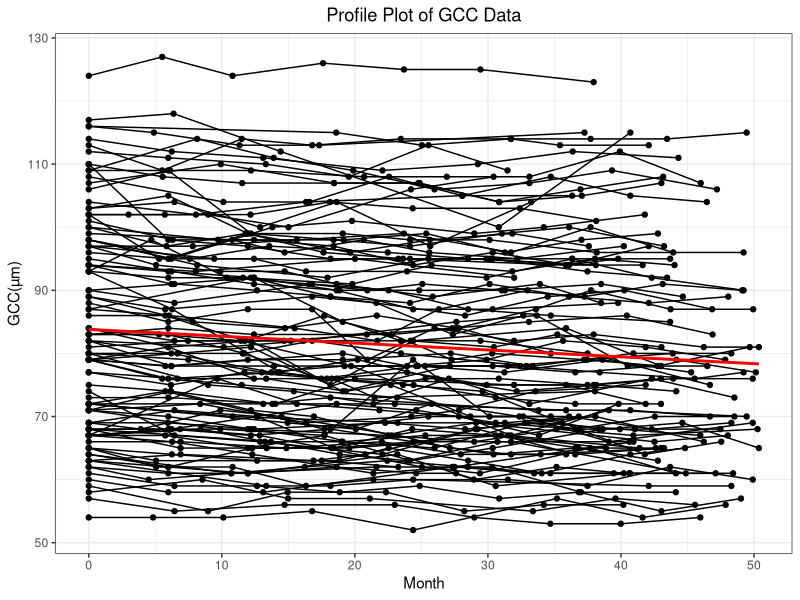
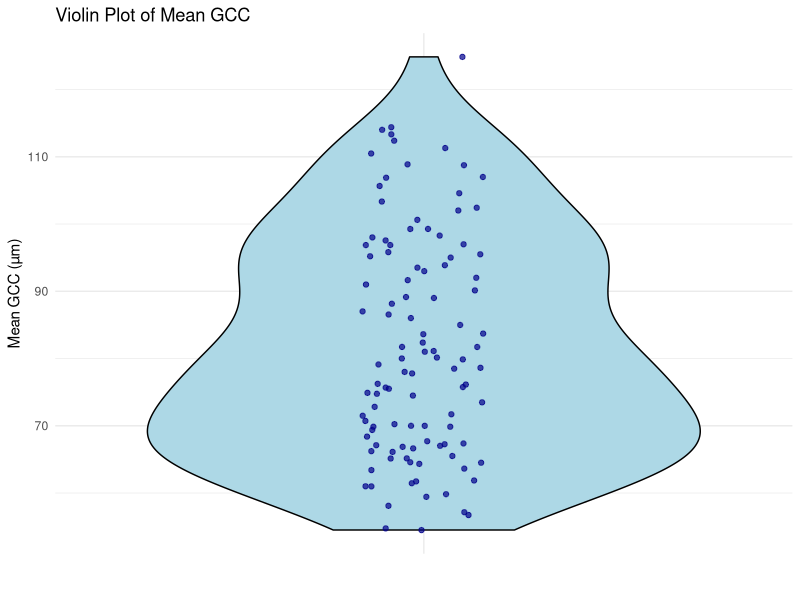
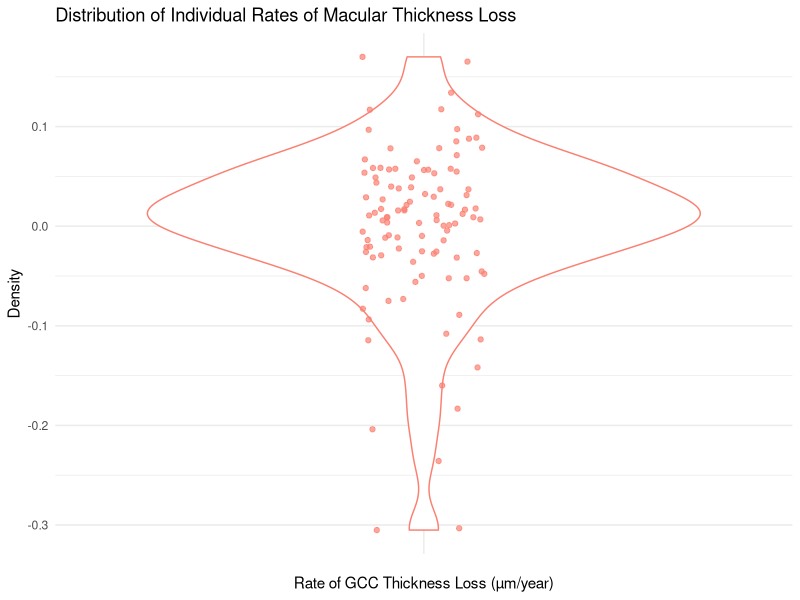
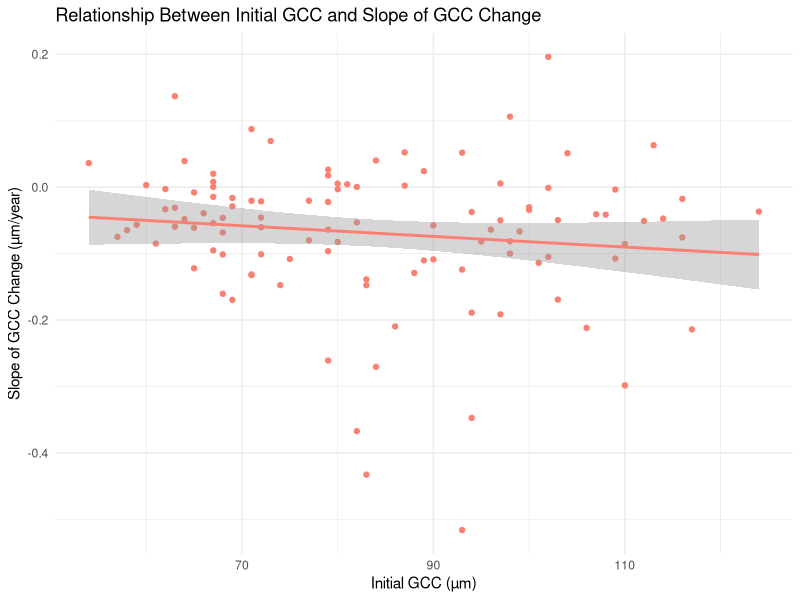

Generate these figures, in order, with R:
library(tidyverse)
library(ggplot2)
library(lme4)
GCC <- read.table("GCC data set.txt", header = TRUE) |>
  mutate(month = time*12) |>
  mutate(d_GCC = GCC - mean(GCC))
  

observation_counts <- GCC |>
  group_by(id) |>
  summarise(measurement_count = n())

# (b)
ggplot(data = GCC, aes(x = month, y = GCC, group = factor(id)))+
  geom_line() +
  geom_point() +
  geom_smooth(aes(group = 1), method = "lm", color = "red", se = FALSE) +
  theme_bw() +
  labs(x = "Month",
       y = "GCC(µm)",
       title = 'Profile Plot of GCC Data') +
  theme(plot.title = element_text(hjust =0.5))

# ggplot(data = GCC, aes(x = month, y = GCC, group = factor(id))) +
#   geom_line() + 
#   geom_smooth(aes(group = 1), method = "lm", color = "red", se = FALSE) +
#   theme_bw() +
#   labs(x = 'Month',
#        y = 'Residual GCC(µm)',
#        title = 'Profile Plot of within-subject residuals for the GCC data') +
#   theme(plot.title = element_text(hjust = 0.5))

summary_stats <- GCC |>
  group_by(id) |>
  summarise(
    mean_GCC = mean(GCC),
    median_GCC = median(GCC),
    sd_GCC = sd(GCC)
  )

ggplot(summary_stats, aes(x = "", y = mean_GCC)) +
  geom_violin(fill = "lightblue", color = "black") +
  geom_jitter(width = 0.1, color = "darkblue", alpha = 0.7) +
  labs(title = "Violin Plot of Mean GCC",
       x = "",
       y = "Mean GCC (µm)") +
  theme_minimal()


# (c)
model_RI <- lmer(GCC ~ month + (1 | id), data = GCC)
model_RS <- lmer(GCC ~ month + (0 + month | id), data = GCC)
model_RR <- lmer(GCC ~ month + (1 + month | id), data = GCC) # win
model_RIASQ <- lmer(GCC ~ month + (1 + month + I(month^2) | id), data = GCC)
anova(model_RI, model_RS, model_RR, model_RIASQ)
library(nlme)


model_cs <- lme(GCC ~ month, random = ~ 1 | id, data = GCC, 
                correlation = corCompSymm(form = ~ month | id))

model_ar1 <- lme(GCC ~ month, random = ~ 1 | id, data = GCC, 
                 correlation = corCAR1(form = ~ month | id)) # win

model_arma11 <- lme(GCC ~ month, random = ~ 1 | id, data = GCC, 
                          correlation = corARMA(form = ~ month | id, p = 1, q = 1))

model_un <- lme(GCC ~ month, random = ~ 1 | id, data = GCC)

anova(model_cs, model_ar1, model_arma11, model_un)

# (d)
model_RIAS <- lmer(GCC ~ month + (1 + month | id), data = GCC)
summary(model_RIAS)
random_effects <- ranef(model_RIAS)$id
random_effects_slope <- random_effects[, "month"]
ggplot(data.frame(Slope = random_effects_slope), aes(x = "", y = Slope)) +
  geom_violin(color = "salmon") +
  geom_jitter(width = 0.1, color = "salmon", alpha = 0.7) +
  labs(title = "Distribution of Individual Rates of Macular Thickness Loss",
       x = "Rate of GCC Thickness Loss (µm/year)",
       y = "Density") +
  theme_minimal()

# (e)
GCC <- GCC |>
  group_by(id) |>
  mutate(initial_GCC = first(GCC)) |>
  ungroup()

model_interaction <- lmer(GCC ~ month * initial_GCC + (1 + month | id), data = GCC)
GCC$predicted_GCC <- predict(model_interaction)

# ggplot(GCC, aes(x = month, y = predicted_GCC, group = factor(id))) +
#   geom_line(aes(group = id), alpha = 0.6) +
#   geom_smooth(aes(group = 1), method = "lm", color = "salmon", se = FALSE) +
#   labs(title = "Effect of Initial GCC Thickness on the Rate of GCC Change",
#        x = "Time (years)",
#        y = "Predicted GCC Thickness (µm)") +
#   theme_minimal()

library(broom)
slopes_per_id <- GCC |>
  group_by(id) |>
  do(tidy(lm(GCC ~ month, data = .))) |>
  filter(term == "month") |>
  select(id, estimate) |>
  rename(slope = estimate) |>
  left_join(GCC, by = "id") |>
  select(id, initial_GCC, slope) |>
  distinct()

ggplot(slopes_per_id, aes(x = initial_GCC, y = slope)) +
  geom_point(color = "salmon") +
  geom_smooth(method = "lm", color = "salmon", se = TRUE) +
  labs(title = "Relationship Between Initial GCC and Slope of GCC Change",
       x = "Initial GCC (µm)",
       y = "Slope of GCC Change (µm/year)") +
  theme_minimal()


# Q2

